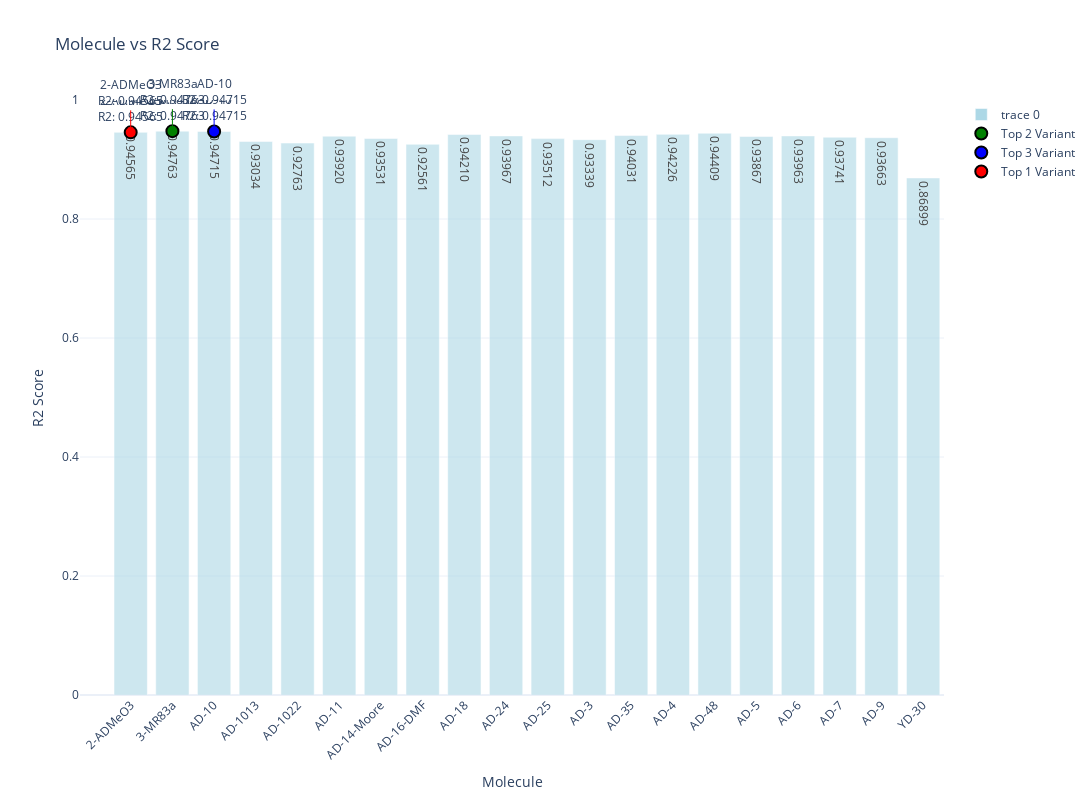

Notebook cell for this chart:
### Code cell
import plotly.graph_objects as go

# Sort by r2_score in descending order to find the best 3 variants
top_3_df = final_results_top48.sort_values(by='r2_score', ascending=False).head(3)

# Create the bar chart
fig = go.Figure()

# Add bars
fig.add_trace(go.Bar(
    x=final_results_top48['Molecule'],
    y=final_results_top48['r2_score'],
    text=final_results_top48['r2_score'].apply(lambda x: f"{x:.5f}"),
    textposition='inside',
    marker=dict(color='lightblue', opacity=0.6)
))

# Define a list of colors or use a color scale
color_scale = ['red', 'green', 'blue', 'orange', 'purple', 'cyan', 'magenta', 'yellow', 'grey', 'brown']

# Annotate the top 3 variants with different colors
for idx, row in top_3_df.iterrows():
    color = color_scale[idx % len(color_scale)]  # Use modulo to avoid index out of range
    fig.add_trace(go.Scatter(
        x=[row['Molecule']],
        y=[row['r2_score']],
        mode='markers+text',
        marker=dict(size=12, color=color, line=dict(width=2, color='Black')),
        text=f"{row['Molecule']}<br>R2: {row['r2_score']:.5f}",
        textposition='top center',
        name=f"Top {idx+1} Variant"
    ))

    # Add annotation with an arrow
    fig.add_annotation(
        x=row['Molecule'],
        y=row['r2_score'],
        text=f"{row['Molecule']}<br>R2: {row['r2_score']:.5f}",
        showarrow=True,
        arrowhead=2,
        ax=0,
        ay=-40,
        arrowcolor=color
    )

# Update layout
fig.update_layout(
    title='Molecule vs R2 Score',
    xaxis_title='Molecule',
    yaxis_title='R2 Score',
    xaxis_tickangle=-45,
    yaxis=dict(range=[0, 1]),  # Adjust range as needed
    template='plotly_white',
    height = 800,
    width = 1100
)

# Show the plot
fig.show()

### Figure 1 — Plotly figure (JSON) as saved in the notebook; plotly's stock layout.template omitted (floating-point values rounded to 4 significant figures)
{"data": [{"marker": {"color": "lightblue", "opacity": 0.6}, "text": ["0.94565", "0.94763", "0.94715", "0.93034", "0.92763", "0.93920", "0.93531", "0.92561", "0.94210", "0.93967", "0.93512", "0.93339", "0.94031", "0.94226", "0.94409", "0.93867", "0.93963", "0.93741", "0.93663", "0.86899"], "textposition": "inside", "type": "bar", "x": ["2-ADMeO3", "3-MR83a", "AD-10", "AD-1013", "AD-1022", "AD-11", "AD-14-Moore", "AD-16-DMF", "AD-18", "AD-24", "AD-25", "AD-3", "AD-35", "AD-4", "AD-48", "AD-5", "AD-6", "AD-7", "AD-9", "YD-30"], "y": [0.9456, 0.9476, 0.9471, 0.9303, 0.9276, 0.9392, 0.9353, 0.9256, 0.9421, 0.9397, 0.9351, 0.9334, 0.9403, 0.9423, 0.9441, 0.9387, 0.9396, 0.9374, 0.9366, 0.869]}, {"marker": {"color": "green", "line": {"color": "Black", "width": 2}, "size": 12}, "mode": "markers+text", "name": "Top 2 Variant", "text": "3-MR83a<br>R2: 0.94763", "textposition": "top center", "type": "scatter", "x": ["3-MR83a"], "y": [0.9476]}, {"marker": {"color": "blue", "line": {"color": "Black", "width": 2}, "size": 12}, "mode": "markers+text", "name": "Top 3 Variant", "text": "AD-10<br>R2: 0.94715", "textposition": "top center", "type": "scatter", "x": ["AD-10"], "y": [0.9471]}, {"marker": {"color": "red", "line": {"color": "Black", "width": 2}, "size": 12}, "mode": "markers+text", "name": "Top 1 Variant", "text": "2-ADMeO3<br>R2: 0.94565", "textposition": "top center", "type": "scatter", "x": ["2-ADMeO3"], "y": [0.9456]}], "layout": {"annotations": [{"arrowcolor": "green", "arrowhead": 2, "ax": 0, "ay": -40, "showarrow": true, "text": "3-MR83a<br>R2: 0.94763", "x": "3-MR83a", "y": 0.9476}, {"arrowcolor": "blue", "arrowhead": 2, "ax": 0, "ay": -40, "showarrow": true, "text": "AD-10<br>R2: 0.94715", "x": "AD-10", "y": 0.9471}, {"arrowcolor": "red", "arrowhead": 2, "ax": 0, "ay": -40, "showarrow": true, "text": "2-ADMeO3<br>R2: 0.94565", "x": "2-ADMeO3", "y": 0.9456}], "height": 800, "title": {"text": "Molecule vs R2 Score"}, "width": 1100, "xaxis": {"tickangle": -45, "title": {"text": "Molecule"}}, "yaxis": {"range": [0, 1], "title": {"text": "R2 Score"}}}}
